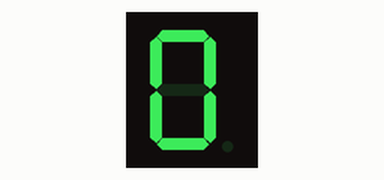
Bench run of a sketch on a simulated Arduino Uno, built with avr-gcc and run on an emulated ATmega328P. On the bench: 1-digit seven-segment display. Wiring (inferred from the names in the program): 1-digit 7-segment display, segments lit when HIGH: segments pin 7, pin 6, pin 5, pin 4, pin 3, pin 2, pin 1, pin 0. The segment pins are drawn as the display they are named for.

Above: at 0.1 s.
At 1.1 s:
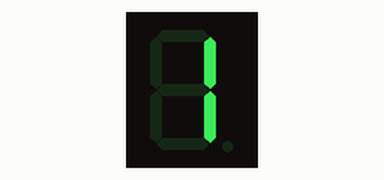
At 2.1 s:
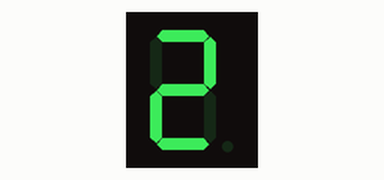
At 4.1 s:
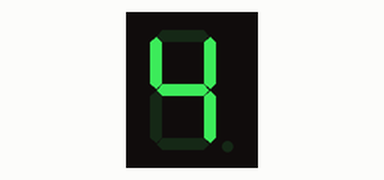
At 6.1 s:
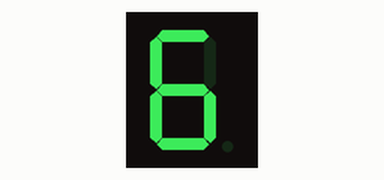
At 9.1 s:
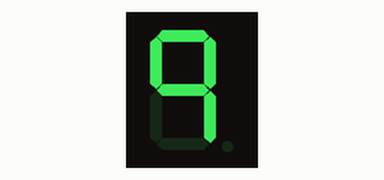

Measured:
- by itself, everything shown: repeats every 10.0 s, in 10 steps
- what the display in image 1 shows lasts 1.0 s, from 1.0 s to 2.0 s

The sketch:

CH_19_code_4.ino
```cpp
/*
 *  아트멜 스튜디오와 아두이노로 배우는 ATmega328 프로그래밍
 *
 * 		Gyeongyong Heo (hgycap@deu.ac.kr)
 *			Department of Electronic Engineering
 *			Dong-eui University
 *  	2015. 07. 14
 */

// 세그먼트 연결 핀 ‘dp → g → f → e → d → c → b → a’ 순서
int segment_pins[] = {0, 1, 2, 3, 4, 5, 6, 7};
uint8_t numbers[]
= {0xFC, 0x60, 0xDA, 0xF2, 0x66, 0xB6, 0xBE, 0xE4, 0xFE, 0xE6};
int count = 0;
void setup() {
	for(int i = 0; i < 8; i++) // 세그먼트 제어 핀을 출력으로 설정
	pinMode(segment_pins[i], OUTPUT);
}
void loop() {
	for(int i = 0; i < 8; i++){
		boolean on_off = bitRead(numbers[count], i); // 비트 값 읽기
		digitalWrite(segment_pins[i], on_off); // 세그먼트 제어
	}
	delay(1000); // 1초 대기
	count = (count + 1) % 10; // 표시할 숫자
}
```
